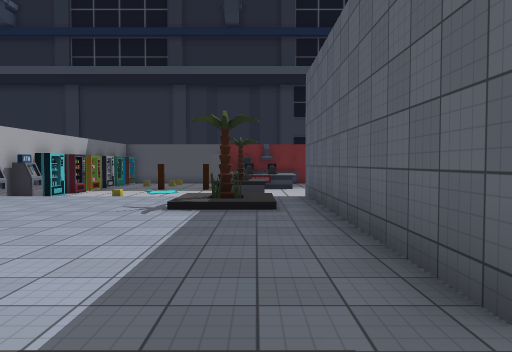
[1] (above)

16 first-person views from a walk through a scene from a Unity 3-D project. The camera is 1.3 m above the floor, tilts 2° down and sees 70° across. The floor is counted in squares, 2 m on a side. Each view is taken from the middle of a square. On the plan, view 1 faces up. The plan holds only what a view shows up to about 11 squares ahead; the rest is blank. The place goes on beyond the plan. The player is left out. Some surface patterns are stand-ins.

[2]
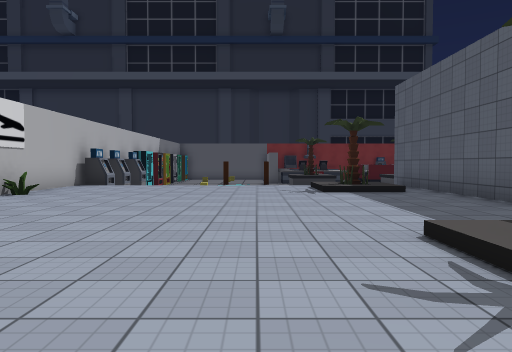

[3]
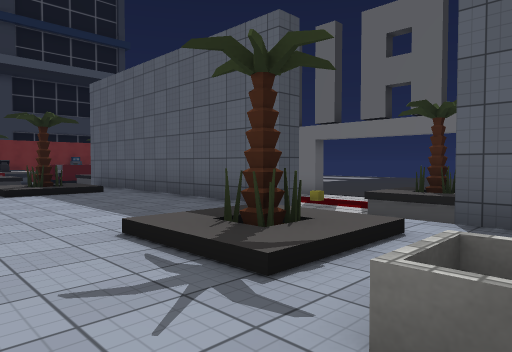

[4]
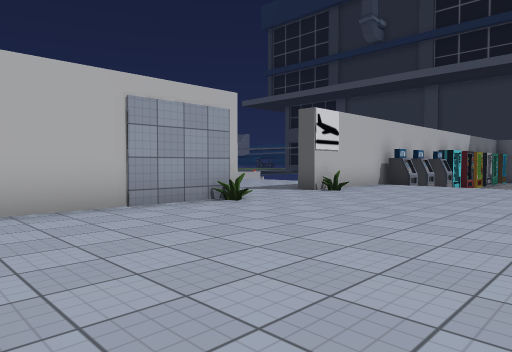

[5]
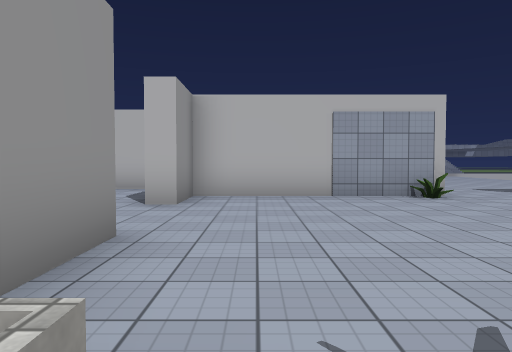

[6]
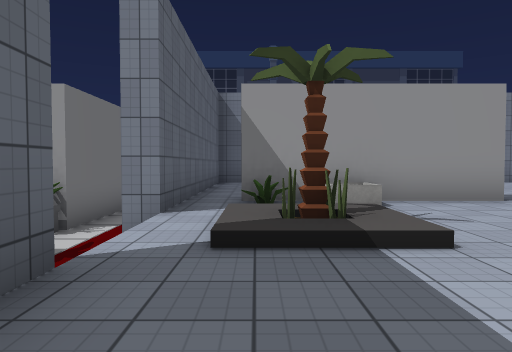

[7]
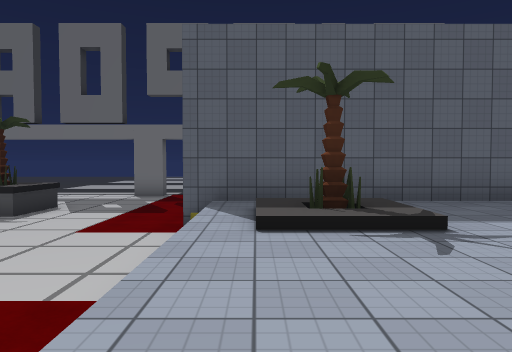

[8]
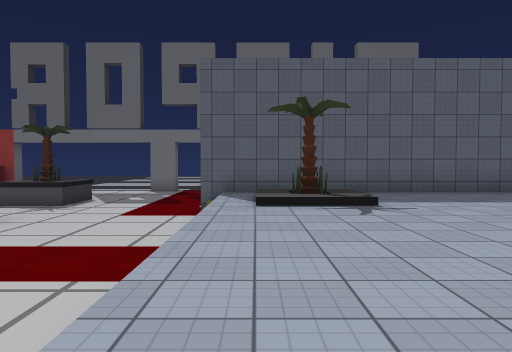

[9]
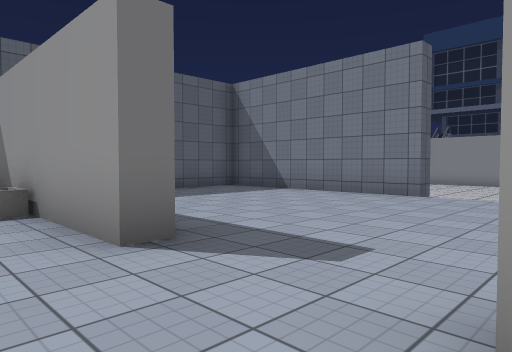

[10]
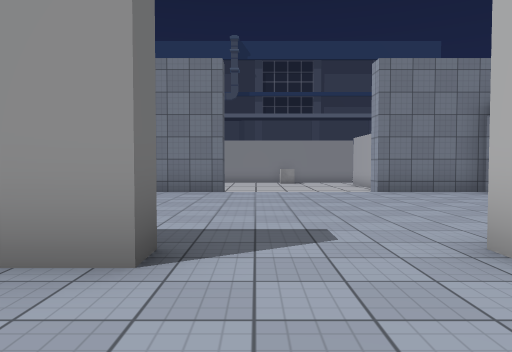

[11]
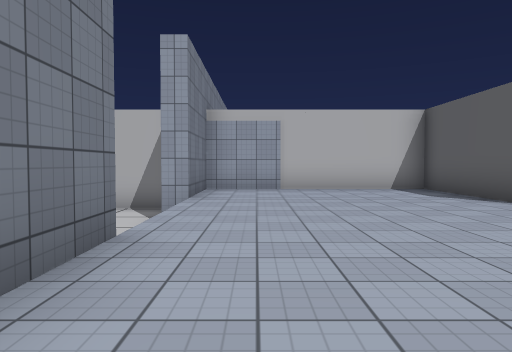

[12]
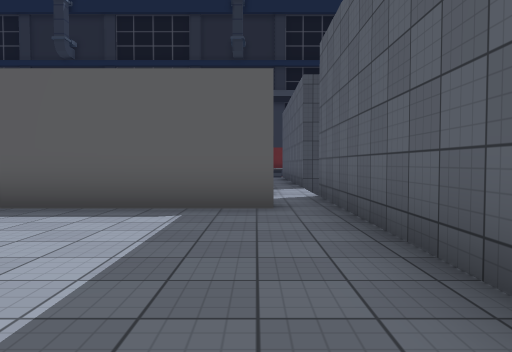

[13]
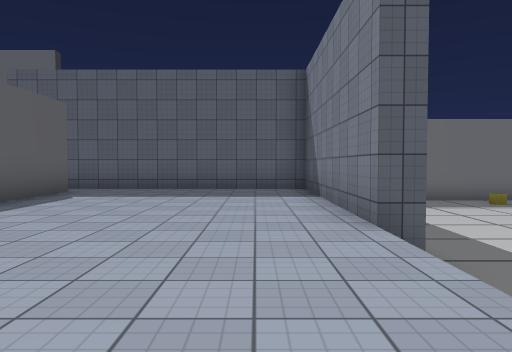

[14]
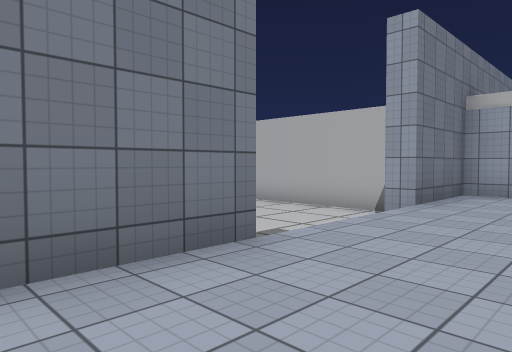

[15]
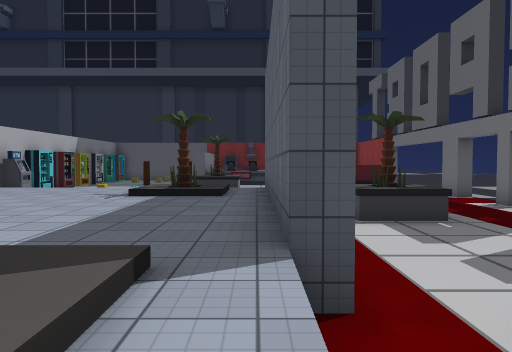

[16]
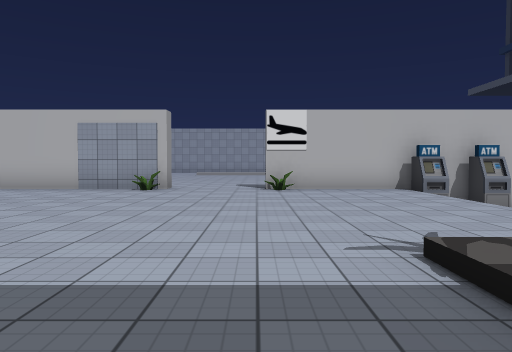

### Floor plan
Key: @ floor where view 1 was taken; # wall or solid block; x gap in a wall; . floor; / step, stairs or slope; v drop or lower ground; O other object.
Columns run from 12 left of view 1 to 4 right of it. Each row starts with its distance up from view 1.
 11     OO   vvvvvvvv
 10     #  vvvvvvvvvv
  9     OOvvvvvvvvv
  8     #......//.#
  7     #......O/.# O
  6 ....#......//.#vv
  5 ..............#vv
  4  .............#vv
  3   ............#vv
  2     #.........xv
  1     #......//.vvO
  0     #......O@.v O
 -1     #.........xv
 -2     #.....#OO.#OO
 -3   ####..#####.#v
 -4   #...........#v
 -5   #...........#v
 -6   #...........#
 -7   #...........#
 -8   #...........#
 -9   ##xv vx#####
-10   vvvvv vvvv
-11   vvvv   vvvvv

Where each view was taken, in squares from view 1:
view 1: 0 up, 0 right, facing up
view 2: 2 down, 3 left, facing up
view 3: 2 down, 3 left, facing up-right
view 4: 2 down, 3 left, facing up-left
view 5: 1 down, 1 left, facing left
view 6: 4 up, 0 right, facing down
view 7: 8 up, 5 left, facing right
view 8: 8 up, 7 left, facing right
view 9: 1 down, 7 left, facing down-right
view 10: 0 up, 5 left, facing down
view 11: 7 down, 1 left, facing left
view 12: 8 down, 0 right, facing up
view 13: 7 down, 8 left, facing right
view 14: 6 down, 2 left, facing down-left
view 15: 1 down, 1 right, facing up
view 16: 5 up, 1 right, facing left
